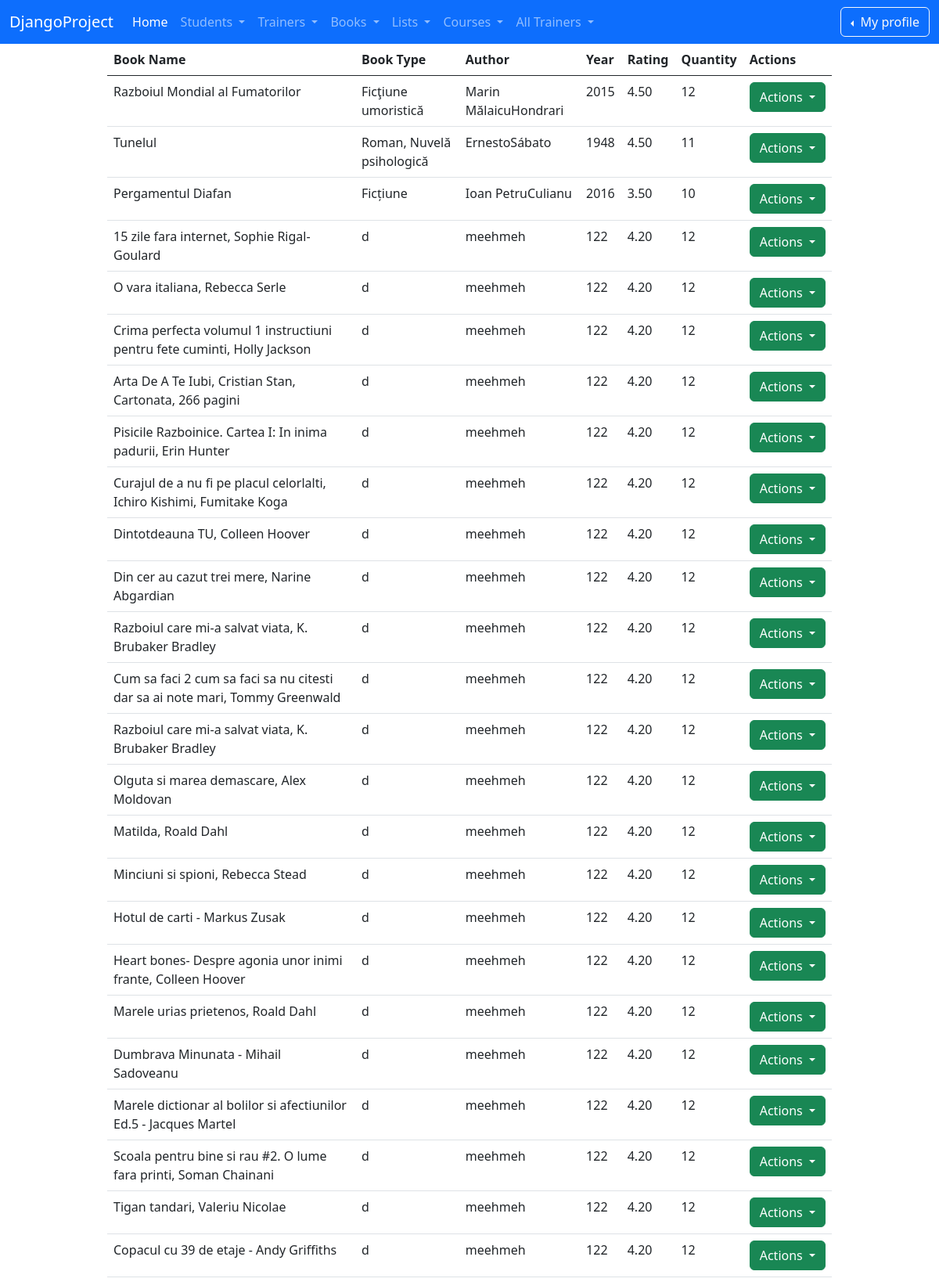
The page /list_of_books/ (signed in, upper part) on the database its author committed.
### book/models.py (models this page shows, shortened)
class Book(models.Model):
    book_name = models.CharField(max_length=45)
    author_first_name = models.CharField(max_length=30)
    author_last_name = models.CharField(max_length=30)
    book_year = models.CharField(max_length=4)
    book_type = models.CharField(max_length=30)
    book_rating = models.DecimalField(max_digits=4, decimal_places=2)
    book_available = models.BooleanField(default=True)
    book_quantity = models.IntegerField()
    book_description = models.TextField(max_length=300)
    image = models.ImageField(upload_to='book_images/', null=True, blank=True)
    created_at = models.DateTimeField(auto_now_add=True)
    updated_at = models.DateTimeField(auto_now=True)

### book/views.py (the view)
# urls.py: path('list_of_books/', views.BookListView.as_view(), name='list-of-books'),
class BookListView(LoginRequiredMixin, PermissionRequiredMixin, ListView):
    template_name = 'book/list_of_books.html'
    model = Book
    context_object_name = 'all_books'
    permission_required = 'book.add_book'

### djangoProject/context_processors.py (called while the page is built)
def get_all_trainers(request):
    return {'trainers': Trainer.objects.all()}

### trainer/models.py (called while the page is built)
    def __str__(self):
        return f"{self.first_name} {self.last_name}"

### templates/book/list_of_books.html (shortened to what this page needs)
{% extends 'base.html' %}
{% block content %}
    <div class="container">
        <div class="row">
            <div class="col-md-10 offset-md-1">
                <table class="table">
                    <thead class="card-header">
                    <tr>
                        <th>Book Name</th>
                        <th>Book Type</th>
                        <th>Author</th>
                        <th>Year</th>
                        <th>Rating</th>
                        <th>Quantity</th>
                        <th>Actions</th>
                    </tr>
                    </thead>
                    <tbody>
                    {% for book in all_books %}
                        <tr>
                            <td>{{ book.book_name }}</td>
                            <td>{{ book.book_type }}</td>
                            <td>{{ book.author_first_name }}{{ book.author_last_name }}</td>
                            <td>{{ book.book_year }}</td>
                            <td>{{ book.book_rating }}</td>
                            <td>{{ book.book_quantity }}</td>
                            <td>
                                <div class="dropdown">
                                    <button class="btn btn-success dropdown-toggle" type="button"
                                            data-bs-toggle="dropdown" aria-expanded="false">
                                        Actions
                                    </button>
                                </div>
                            </td>
                        </tr>
                    {% endfor %}
                    </tbody>
                </table>
            </div>
        </div>
    </div>
{% endblock %}

### rows shown on the page
Book: book_name "Razboiul Mondial al Fumatorilor", book_type "Ficţiune umoristică", author_first_name "Marin Mălaicu", author_last_name "Hondrari", book_year "2015", book_rating "4.50", book_quantity "12"
Book: book_name "Tunelul", book_type "Roman, Nuvelă psihologică", author_first_name "Ernesto", author_last_name "Sábato", book_year "1948", book_rating "4.50", book_quantity "11"
Book: book_name "Pergamentul Diafan", book_type "Ficțiune", author_first_name "Ioan Petru", author_last_name "Culianu", book_year "2016", book_rating "3.50", book_quantity "10"
Book: book_name "15 zile fara internet, Sophie Rigal-Goulard", book_type "d", author_first_name "meeh", author_last_name "meh", book_year "122", book_rating "4.20", book_quantity "12"
Book: book_name "O vara italiana, Rebecca Serle", book_type "d", author_first_name "meeh", author_last_name "meh", book_year "122", book_rating "4.20", book_quantity "12"
Book: book_name "Crima perfecta volumul 1 instructiuni pentru fete cuminti, Holly Jackson", book_type "d", author_first_name "meeh", author_last_name "meh", book_year "122", book_rating "4.20", book_quantity "12"
Book: book_name "Arta De A Te Iubi, Cristian Stan, Cartonata, 266 pagini", book_type "d", author_first_name "meeh", author_last_name "meh", book_year "122", book_rating "4.20", book_quantity "12"
Book: book_name "Pisicile Razboinice. Cartea I: In inima padurii, Erin Hunter", book_type "d", author_first_name "meeh", author_last_name "meh", book_year "122", book_rating "4.20", book_quantity "12"
Book: book_name "Curajul de a nu fi pe placul celorlalti, Ichiro Kishimi, Fumitake Koga", book_type "d", author_first_name "meeh", author_last_name "meh", book_year "122", book_rating "4.20", book_quantity "12"
Book: book_name "Dintotdeauna TU, Colleen Hoover", book_type "d", author_first_name "meeh", author_last_name "meh", book_year "122", book_rating "4.20", book_quantity "12"
Book: book_name "Din cer au cazut trei mere, Narine Abgardian", book_type "d", author_first_name "meeh", author_last_name "meh", book_year "122", book_rating "4.20", book_quantity "12"
Book: book_name "Razboiul care mi-a salvat viata, K. Brubaker Bradley", book_type "d", author_first_name "meeh", author_last_name "meh", book_year "122", book_rating "4.20", book_quantity "12"
Book: book_name "Cum sa faci 2 cum sa faci sa nu citesti dar sa ai note mari, Tommy Greenwald", book_type "d", author_first_name "meeh", author_last_name "meh", book_year "122", book_rating "4.20", book_quantity "12"
Book: book_name "Razboiul care mi-a salvat viata, K. Brubaker Bradley", book_type "d", author_first_name "meeh", author_last_name "meh", book_year "122", book_rating "4.20", book_quantity "12"
Book: book_name "Olguta si marea demascare, Alex Moldovan", book_type "d", author_first_name "meeh", author_last_name "meh", book_year "122", book_rating "4.20", book_quantity "12"
Book: book_name "Matilda, Roald Dahl", book_type "d", author_first_name "meeh", author_last_name "meh", book_year "122", book_rating "4.20", book_quantity "12"
Book: book_name "Minciuni si spioni, Rebecca Stead", book_type "d", author_first_name "meeh", author_last_name "meh", book_year "122", book_rating "4.20", book_quantity "12"
Book: book_name "Hotul de carti - Markus Zusak", book_type "d", author_first_name "meeh", author_last_name "meh", book_year "122", book_rating "4.20", book_quantity "12"
Book: book_name "Heart bones- Despre agonia unor inimi frante, Colleen Hoover", book_type "d", author_first_name "meeh", author_last_name "meh", book_year "122", book_rating "4.20", book_quantity "12"
Book: book_name "Marele urias prietenos, Roald Dahl", book_type "d", author_first_name "meeh", author_last_name "meh", book_year "122", book_rating "4.20", book_quantity "12"
Book: book_name "Dumbrava Minunata - Mihail Sadoveanu", book_type "d", author_first_name "meeh", author_last_name "meh", book_year "122", book_rating "4.20", book_quantity "12"
Book: book_name "Marele dictionar al bolilor si afectiunilor Ed.5 - Jacques Martel", book_type "d", author_first_name "meeh", author_last_name "meh", book_year "122", book_rating "4.20", book_quantity "12"
Book: book_name "Scoala pentru bine si rau #2. O lume fara printi, Soman Chainani", book_type "d", author_first_name "meeh", author_last_name "meh", book_year "122", book_rating "4.20", book_quantity "12"
Book: book_name "Tigan tandari, Valeriu Nicolae", book_type "d", author_first_name "meeh", author_last_name "meh", book_year "122", book_rating "4.20", book_quantity "12"
Book: book_name "Copacul cu 39 de etaje - Andy Griffiths", book_type "d", author_first_name "meeh", author_last_name "meh", book_year "122", book_rating "4.20", book_quantity "12"
